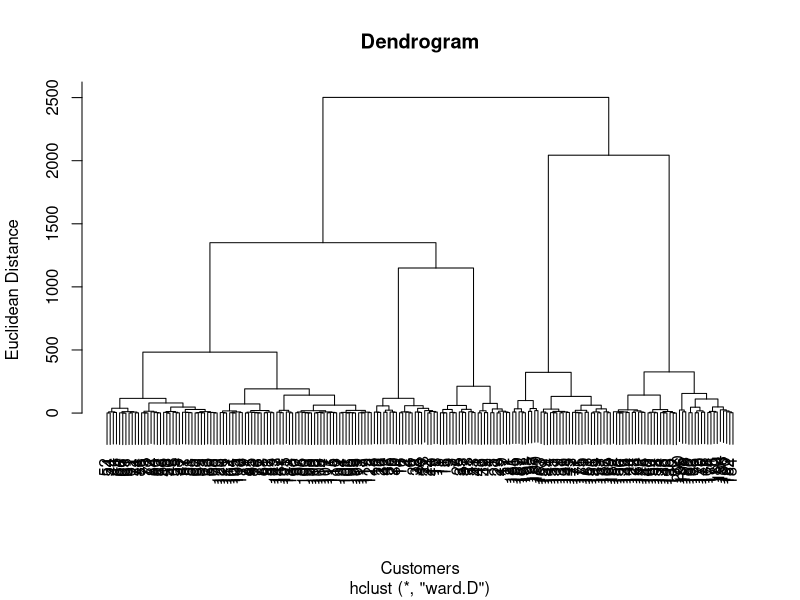
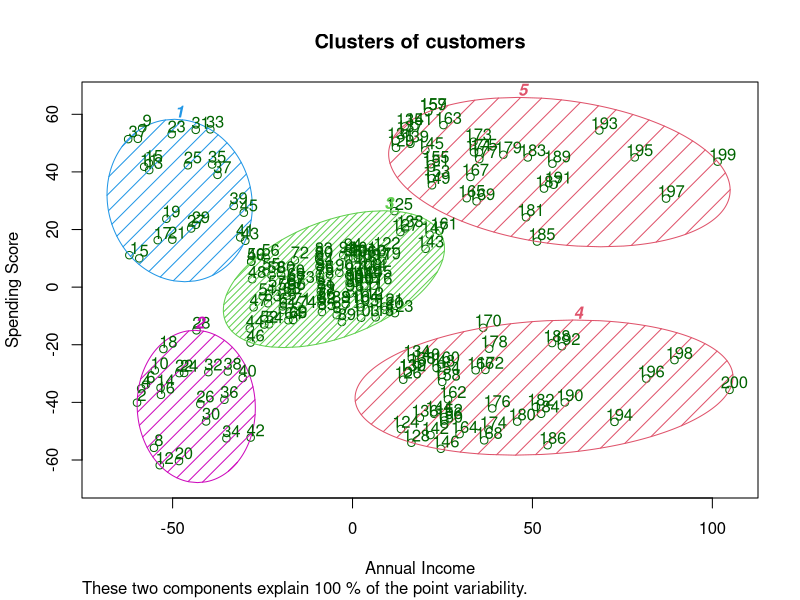

Here is the R script that generated these plots, in order:
dataset = read.csv('Mall_Customers.csv')
dataset = dataset[4:5]

dendrogram = hclust(d=dist(dataset, method='euclidean')
                    , method='ward.D')
plot(dendrogram,
     main = paste('Dendrogram'),
     xlab='Customers',
     ylab = 'Euclidean Distance')


hc = hclust(d=dist(dataset, method='euclidean'), method='ward.D')
y_hc = cutree(hc,5)


library(cluster)
?clusplot
clusplot(dataset, 
         y_hc, 
         lines=0,
         shade = TRUE,
         color = TRUE,
         labels = 2,
         plotchar = FALSE,
         span = TRUE,
         main = paste('Clusters of customers'),
         xlab = 'Annual Income',
         ylab = 'Spending Score')